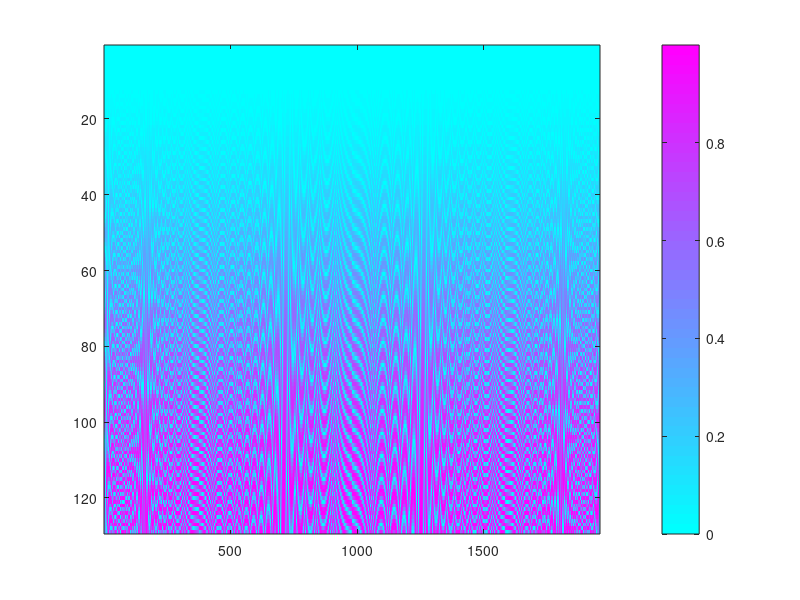

The MATLAB script that drew this image: (Note: this script raises an error after producing the figure.)
% computer_sound_d.m
%%%%%%%%%%%%%%%%%%%%%%
% signal 
fs=1000;
Ts=1/fs;
N=12000;
t=(0:N-1)*Ts;
x=transpose(sin(2*t.*(t-3).*(t-6).*(t-9).*(t-12)));

% notation
L=256;
M=256;
N0=250;
n0=1+floor((N-L)/(L-N0));
s=L-N0;
l=transpose(1:L);
k=transpose(1:M/2+1);
m=1:M;
j=1:n0;

% window
w=hann(L);

% sampling and locarization
Y=zeros(L,n0);
Y(l,j)=w(l,1).*x(s.*(j-1)+l);

% sqrt(M) times Fourier matrix
omega=exp(2*pi*i/M);
F=zeros(M);
F(l,m)=power(omega,-(l-1).*(m-1));

% discrete short-time Fourier transform
Z=F*Y;

% spectrogram
X=zeros(M/2+1,n0);
X(k,j)=abs(Y(k,j));

% plotting
imagesc(X);
colorbar;
colormap(cool(50))
title('Spectrogram of x[n]=x(n/fs)','x(t) = sin(2t(t-3)(t-6)(t-9)(t-12))')
xlabel('n = 0,1,2..., N-1')
xticks([0 1958/2 1958])
xticklabels({'0','6000','12000'})
ylabel('k = 0, 1, ..., M/2+1')
yticks([1 129/2 129])
yticklabels({'1000','500','0'})
